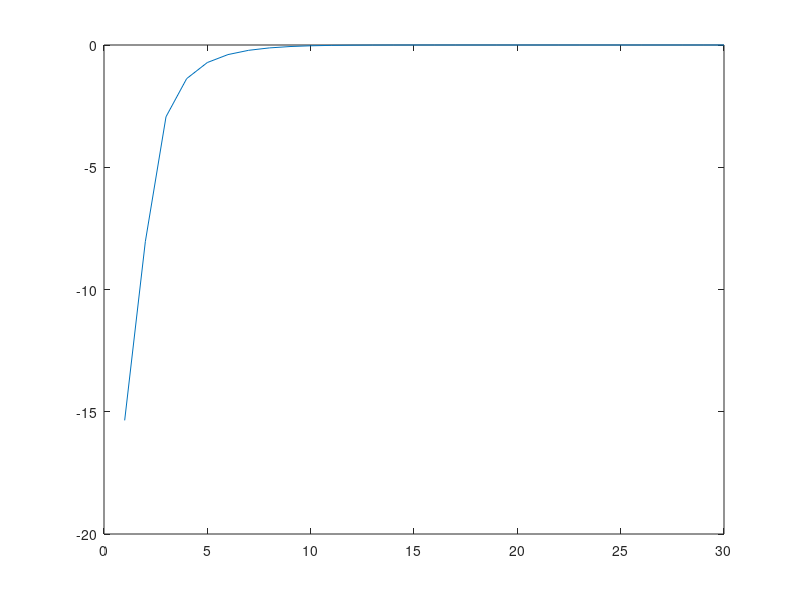

Here is the MATLAB script that generated this plot:
n=30;

P1=zeros(n,1);
P2=zeros(n,1);
for k=1:n
    for i=1:(n/k+1)/2
        P1(k) = P1(k) + factorial(2*n)/(factorial(2*n-(n-(2*i-1)*k))*factorial(n-(2*i-1)*k));
    
    end
end

for k=1:n
    for i=1:(n/k)/2
     P2(k) = P2(k) + factorial(2*n)/(factorial(2*n-(n-2*i*k))*factorial(n-2*i*k));
    end
end
    
P = 1- 2*(P1-P2)/(factorial(2*n)/(factorial(n)^2));
figure;
plot(1:n,log10(P),'-')